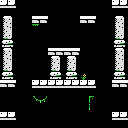

The image is a tile-based game level rendered from a .tmx file. Its description and complete source (layers, tilesets, objects, tile grids) follow:
An orthogonal 16x16 tile map with 8x8 px tiles, 1 tile layer (Tile Layer 1).

<map version="1.0" tiledversion="1.0.2" orientation="orthogonal" renderorder="right-down" width="16" height="16" tilewidth="8" tileheight="8" nextobjectid="1">
 <tileset firstgid="1" name="tiles-outer-ruins" tilewidth="8" tileheight="8" tilecount="256" columns="16">
  <image source="tiles-outer-ruins.png" width="128" height="128" />
 </tileset>
 <layer name="Tile Layer 1" width="16" height="16">
  <data encoding="csv">
150,150,1,1,1,1,1,1,1,1,1,1,1,1,150,150,
1,1,1,1,1,1,1,1,1,1,1,1,1,1,1,1,
255,256,1,1,158,158,1,1,1,1,158,158,1,1,255,256,
249,250,1,1,20,1,1,1,1,1,1,1,1,1,249,250,
253,254,1,1,1,1,1,1,1,1,1,1,1,1,253,254,
251,252,1,1,1,1,1,1,1,1,1,1,1,1,251,252,
255,256,1,1,1,1,158,158,158,158,1,1,1,1,255,256,
249,250,1,1,1,1,255,256,255,256,1,1,1,1,249,250,
253,254,1,1,1,1,253,254,253,254,1,1,1,1,253,254,
251,252,1,1,1,1,251,252,251,252,12,1,1,1,251,252,
158,158,1,1,150,150,150,150,150,150,150,150,1,1,158,158,
1,1,1,1,1,1,1,1,1,1,1,1,1,1,1,1,
1,1,1,1,10,11,1,1,1,1,1,21,1,1,1,1,
1,1,1,1,1,1,1,1,1,1,1,22,1,1,1,1,
150,150,1,1,1,1,1,1,1,1,1,1,1,1,150,150,
1,1,1,1,1,1,1,1,1,1,1,1,1,1,1,1
</data>
 </layer>
</map>
